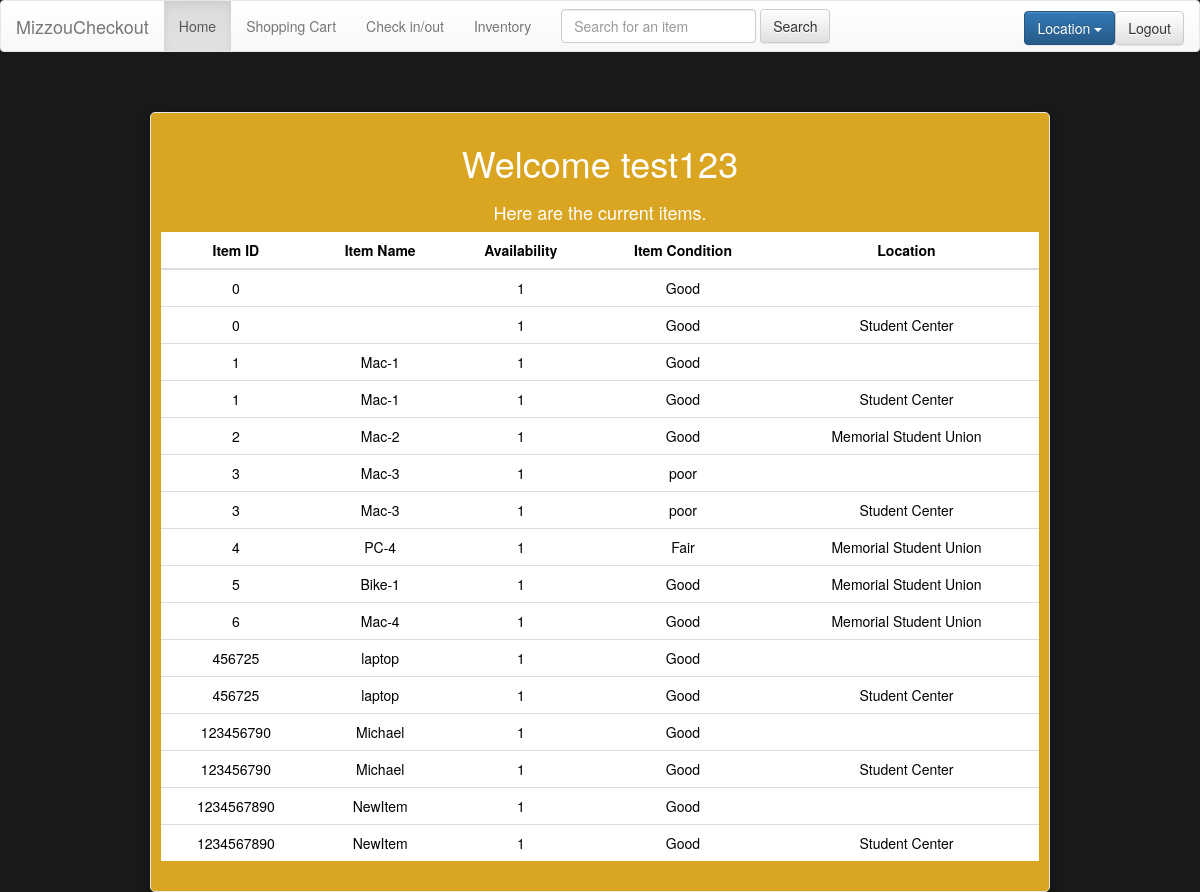
/test2/welcome.php (signed in), run on the app's committed database.
### tables this page shows
CREATE TABLE `item` (
    `id` INTEGER NOT NULL,
    `name` VARCHAR(250) NOT NULL,
    `available` TINYINT(1) NOT NULL,
    `item_condition_id` INTEGER NOT NULL,
    `location_id` INTEGER NOT NULL,
    FOREIGN KEY (`item_condition_id`) REFERENCES `item_condition`(`id`) ON DELETE CASCADE,
    FOREIGN KEY (`location_id`) REFERENCES `location`(`id`) ON DELETE CASCADE,
    PRIMARY KEY(`id`)
);

CREATE TABLE `item_condition` (
    `id` INTEGER NOT NULL,
    `name` VARCHAR(250) NOT NULL,
    PRIMARY KEY(`id`)
);

CREATE TABLE `location` (
    `id` INTEGER NOT NULL,
    `name` VARCHAR(250) DEFAULT NULL,
    `terminal_id` INTEGER NOT NULL,
    PRIMARY KEY(`id`, `terminal_id`)
);

### test2/welcome.php (the view, shortened to what this page needs)
<!DOCTYPE html>
<html>
<head>
  <link rel="stylesheet" href="https://maxcdn.bootstrapcdn.com/bootstrap/3.3.6/css/bootstrap.min.css">
  <link rel="stylesheet" href="https://maxcdn.bootstrapcdn.com/bootstrap/3.3.6/css/bootstrap-theme.min.css">
  <link rel="stylesheet" type="text/css" href="style.css">
</head>
<body>
  <nav class="navbar navbar-default">
    <div class="container-fluid">
      <div class="navbar-header">
        <a class="navbar-brand">MizzouCheckout</a>
      </div>
      <div class="collapse navbar-collapse" id="bs-example-navbar-collapse-1">
        <ul class="nav navbar-nav">
          <li class="active"><a href="welcome.php">Home<span class="sr-only">(current)</span></a></li>
          <li><a href="shoppingcart.php">Shopping Cart</a></li>
          <li><a href="check.php">Check in/out</a></li>
          <li><a href="inventory.php">Inventory</a></li>
        </ul>
        <form class="navbar-form navbar-left" action="/mucs3380spring2016/test/index.php" method="POST">
          <div class="form-group">
           <input type="text" name="search" class="form-control" placeholder="Search for an item">
         </div>
         <button type="submit" name="submit" class="btn btn-default">Search</button>
       </form>
       <ul class="nav navbar-nav navbar-right">
        <li class="rightnav">
          <div class="dropdown">
            <button class="btn btn-primary dropdown-toggle" type="button" data-toggle="dropdown">Location
              <span class="caret"></span></button>
          </div>
          </li>
          <li class="rightnav">
          <div>
            <a class='btn btn-default logout' href='logout.php'>Logout</a>
            </div>
          </li>
        </ul>
    </div>
  </div>
</nav>
<br><br>
<?php
if ($_SESSION['username'] == NULL ) {
	echo "<div class='content'><h1>ERROR</h1><h4>You must be logged in to view content</h4></div>";
}
else {
	echo "<div class='content'><h1>Welcome " . $_SESSION['username']. "<h1><h4>Here are the current items.</h4>";
 	$link = mysqli_connect('localhost', 'zmd989', 'sc2cba7h');
	mysqli_select_db($link, 'FinalProject');
	$sql = "SELECT i.id AS `Item ID`, i.name AS `Item Name`, available AS `Availability`, ic.name AS `Item Condition`, l.name AS `Location` FROM item AS i, item_condition AS ic, location AS l WHERE i.item_condition_id = ic.id AND i.location_id = l.id AND i.available = '1' ORDER BY i.id";
	if ($stmt = mysqli_prepare($link, $sql)) {
	   mysqli_stmt_execute($stmt);
	   $result = mysqli_stmt_get_result($stmt);
	}
    echo "<table class='table table-hover' style='color:black; background-color:white;'><thead><tr>";
    $fields = mysqli_fetch_fields($result);
    foreach ($fields as $field) {
        echo "<th style='text-align:center;'>".$field->name."</th>";
    }
    echo "</tr></thead>";
	echo "<tbody>";
    while ($row = mysqli_fetch_row($result)) {
        echo "<tr>";
            for ($i = 0; $i < mysqli_num_fields($result); $i++) {
                echo "<td><input type='hidden' name='".mysqli_fetch_field_direct($result, $i)->name."' value='".$row[$i]."'>".$row[$i]."</td>";
            }
        echo "</tr></form>";
        echo "<form action='edit.php' method='POST'>";
    }
    echo "</tbody></table>";
}
?>
</body>
</html>

### test2/style.css (style rules this page uses)
body { background-color: #1a1a1a; }
.content { background-color: goldenrod; border: 1px solid #e6e6e6; border-radius: 5px; color: white; width: 75%; height: auto; margin: 0 auto; box-shadow: 0 4px 8px 0 rgba(0, 0, 0, 0.2), 0 6px 20px 0 rgba(0, 0, 0, 0.19); padding: 10px; text-align: center !important; }
.logout { margin: auto; }
.dropdown { margin: auto; text-align: center !important; display: inline-block !important; }
.rightnav { margin: auto !important; padding-top:10px; }

### data on the page
item: id "0", available "1", item_condition.name "Good", location.name "Student Center"
item: id "1", name "Mac-1", available "1", item_condition.name "Good", location.name "Student Center"
item: id "2", name "Mac-2", available "1", item_condition.name "Good", location.name "Memorial Student Union"
item: id "3", name "Mac-3", available "1", item_condition.name "poor", location.name "Student Center"
item: id "4", name "PC-4", available "1", item_condition.name "Fair", location.name "Memorial Student Union"
item: id "5", name "Bike-1", available "1", item_condition.name "Good", location.name "Memorial Student Union"
item: id "6", name "Mac-4", available "1", item_condition.name "Good", location.name "Memorial Student Union"
item: id "456725", name "laptop", available "1", item_condition.name "Good", location.name "Student Center"
item: id "123456790", name "Michael", available "1", item_condition.name "Good", location.name "Student Center"
item: id "1234567890", name "NewItem", available "1", item_condition.name "Good", location.name "Student Center"

### other printed values
$_SESSION['username'] "test123"
$field->name "Item ID"
$field->name "Item Name"
$field->name "Availability"
$field->name "Item Condition"
$field->name "Location"
